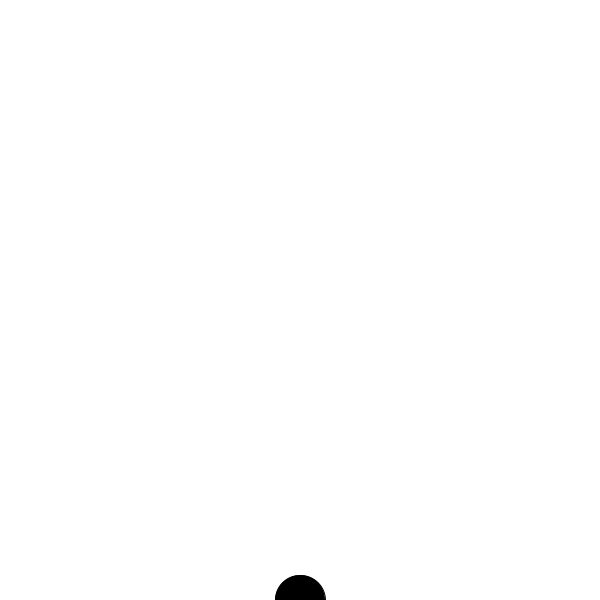
Frame 1 (no input)
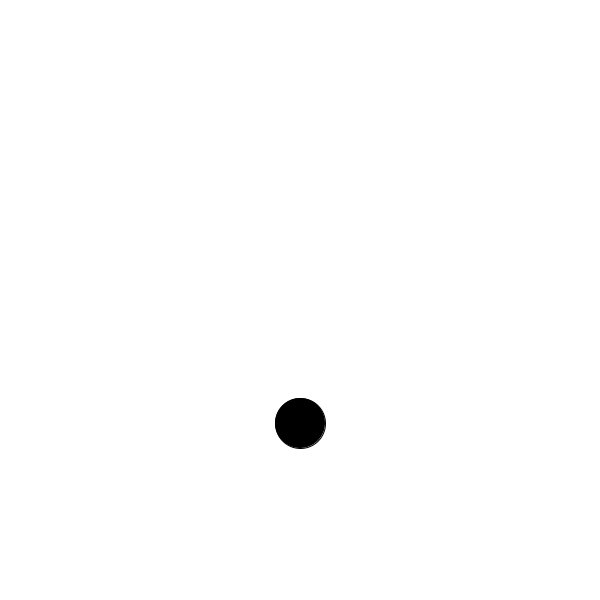
Frame 60 (the mouse pressed at the canvas centre just before this capture)
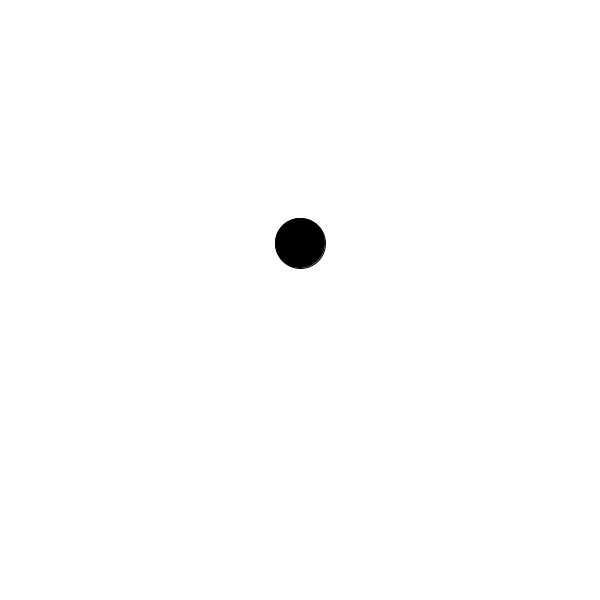
Frame 120 (the mouse held since frame 60 and released just before this capture)

The Processing sketch that drew these frames (run headless with seeded random() and noise(); from frame 60 on, the mouse is pressed at the canvas centre):

// Processing sketch: hobab
// ── hobab.pde
Bubble b;
void setup() {
  size(600,600);
  b=new Bubble();
}
void draw() {
  background(255);
  b.display();
  b.ascend();
  //delay(30);
  b.top();
  
  
}
void mousePressed() {
    b.Pop();
}

// ── bubble.pde
class Bubble {
  float x;
  float y;
  color colour;
  //boolean hitTop=false;
  Bubble() {
    x=width/2;
    y=height;
    colour= 0;
  }
  void ascend() {
    y-=3;
  }
  void display() {
    fill (colour);
    ellipse(x, y, 50, 50);
  }
  void Pop() {
    if (dist(mouseX, mouseY, x, y)<=25 ) {
      if (colour==255) {
        colour=0;
      } else {
        colour=255;
      }
    }
  }
  void top(){
    if(y<=25){
       
      y=random(25,30);
      x+=random(-2,2);
    }
  }
}
